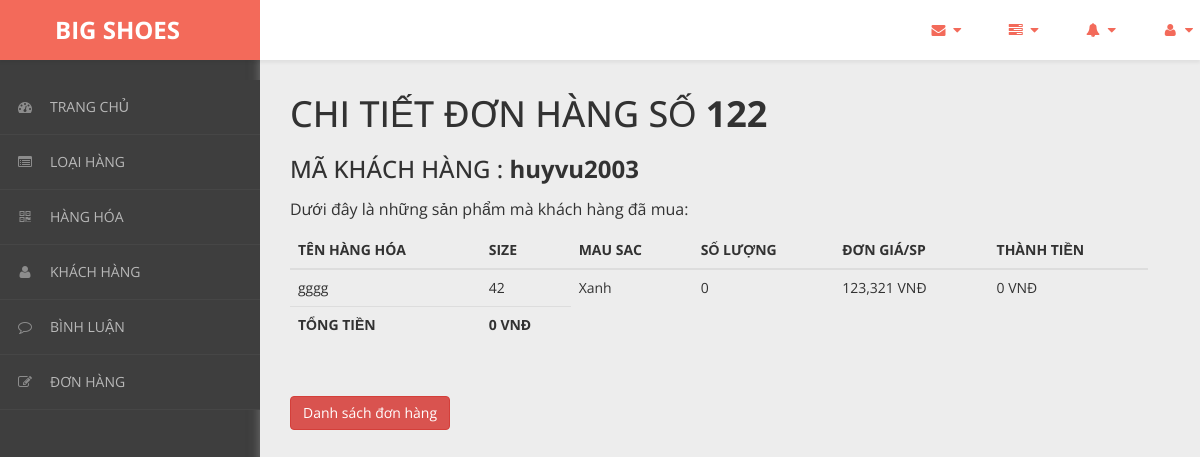
/admin/content/hoa-don/chi-tiet-hoa-don.php?ma_hd=122&ma_kh=huyvu2003, run on the app's committed database.
### tables this page shows
CREATE TABLE `hoa_don_chi_tiet` (
  `ma_hd` int(11) NOT NULL,
  `so_luong` int(11) NOT NULL,
  `don_gia` int(11) NOT NULL,
  `ma_hh` int(11) NOT NULL,
  `size` int(10) NOT NULL,
  `mausac` int(10) NOT NULL
);

CREATE TABLE `hang_hoa` (
  `ma_hh` int(11) NOT NULL,
  `ten_hh` varchar(50) NOT NULL,
  `hinh` varchar(50) NOT NULL,
  `don_gia` int(11) NOT NULL,
  `giam_gia` int(11) NOT NULL,
  `mo_ta` varchar(500) NOT NULL,
  `ma_loai` int(11) NOT NULL,
  `maSize` int(10) DEFAULT NULL,
  `maMau` int(10) NOT NULL,
  `so_luong` int(11) NOT NULL
);

### admin/dao/pdo.php (called while the page is built, shortened)
<?php
    function pdo_get_connection(){
        $pdo = new PDO("mysql:host=localhost;dbname=bigshoes",'root','');
        $pdo->setAttribute(PDO::ATTR_ERRMODE, PDO::ERRMODE_EXCEPTION);
        return $pdo;
    }
    function pdo_query($sql){
        $sql_args = array_slice(func_get_args(),1);
        try{
            $conn = pdo_get_connection();
            $stmt = $conn ->prepare($sql);
            $stmt -> execute($sql_args);
            $rows = $stmt -> fetchAll();
            return $rows;
        }catch(PDOException $e){
            throw $e;
        }finally{
            unset($conn);
        }
    }
    ?>

### admin/dao/hoa-don.php (called while the page is built, shortened)
<?php
    require_once ('pdo.php');
    function hoa_don_chi_tiet_select_by_id($ma_hd){
        $sql = "SELECT * FROM hoa_don_chi_tiet
        JOIN hang_hoa ON hoa_don_chi_tiet.ma_hh = hang_hoa.ma_hh
        WHERE hoa_don_chi_tiet.ma_hd=?";
        return pdo_query($sql,$ma_hd);
    }
?>

### admin/content/hoa-don/chi-tiet-hoa-don.php (the view, shortened to what this page needs)
<!DOCTYPE html>
<html xmlns="http://www.w3.org/1999/xhtml">
<head>
    <link href="../../../css/admin/css/bootstrap.css" rel="stylesheet" />
    <link href="../../../css/admin/css/font-awesome.css" rel="stylesheet" />
    <link href="../../../css/admin/css/custom-styles.css" rel="stylesheet" />
</head>
<body>
    <div id="wrapper">
        <nav class="navbar navbar-default top-navbar" role="navigation">
            <div class="navbar-header">
                <a class="navbar-brand" href="../../../../bigshoes/trang-chinh/"><strong style = "margin-left: 40px;">BIG SHOES</strong></a>
            </div>
            <ul class="nav navbar-top-links navbar-right">
                <li class="dropdown">
                    <a class="dropdown-toggle" data-toggle="dropdown" href="#" aria-expanded="false">
                        <i class="fa fa-envelope fa-fw"></i> <i class="fa fa-caret-down"></i>
                    </a>
                </li>
                <li class="dropdown">
                    <a class="dropdown-toggle" data-toggle="dropdown" href="#" aria-expanded="false">
                        <i class="fa fa-tasks fa-fw"></i> <i class="fa fa-caret-down"></i>
                    </a>
                </li>
                <li class="dropdown">
                    <a class="dropdown-toggle" data-toggle="dropdown" href="#" aria-expanded="false">
                        <i class="fa fa-bell fa-fw"></i> <i class="fa fa-caret-down"></i>
                    </a>
                </li>
                <li class="dropdown">
                    <a class="dropdown-toggle" data-toggle="dropdown" href="#" aria-expanded="false">
                        <i class="fa fa-user fa-fw"></i> <i class="fa fa-caret-down"></i>
                    </a>
                </li>
            </ul>
        </nav>
        <nav class="navbar-default navbar-side" role="navigation">
            <div class="sidebar-collapse">
                <ul class="nav" id="main-menu">
                    <li>
                        <a href="../thong-ke/thong-ke-list.php"><i class="fa fa-dashboard"></i>TRANG CHỦ</a>
                    </li>
                    <li>
                        <a href="../loai-hang/loai-hang-list.php"><i class="fa fa-list-alt" aria-hidden="true"></i>LOẠI HÀNG</a>
                    </li>
                    <li>
                        <a href="../hang-hoa/hang-hoa-list.php"><i class="fa fa-qrcode"></i>HÀNG HÓA</a>
                    </li>
                    <li>
                        <a href="../khach-hang/khach-hang-list.php"><i class="fa fa-user"></i>KHÁCH HÀNG</a>
                    </li>
                    <li>
                        <a href="../binh-luan/binh-luan-list.php"><i class="fa fa-comment-o" aria-hidden="true"></i>BÌNH LUẬN</a>
                    </li>
                    <li>
                    <a href="../hoa-don/hoa-don-list.php"><i class="fa fa-edit"></i>ĐƠN HÀNG</a>
                    </li>
                </ul>
            </div>
        </nav>
        <div id="page-wrapper">
		  <div class="header">
                                <?php
                                require_once ('../../../admin/dao/hoa-don.php');
                                extract($_REQUEST);
                                $items = hoa_don_chi_tiet_select_by_id($ma_hd);
                                $Total = 0;
                            ?>
                        <div class="page-header">
                            <h1>CHI TIẾT ĐƠN HÀNG SỐ <b><?=$ma_hd?></b></h1><br>
                            <h3>MÃ KHÁCH HÀNG : <b><?=$ma_kh;?></b></h3>
                            <p>Dưới đây là những sản phẩm mà khách hàng đã mua: </p>
                            <table class="table table-hover">
                                <thead>
                                  <tr>
                                    <th>TÊN HÀNG HÓA</th>
                                    <th>SIZE</th>
                                    <th>MAU SAC</th>
                                    <th>SỐ LƯỢNG</th>
                                    <th>ĐƠN GIÁ/SP</th>
                                    <th>THÀNH TIỀN</th>
                                  </tr>
                                </thead>
                                <tbody>
                                <?php
                                    foreach($items as $item){
                                        extract($item);
                                ?>
                                  <tr>
                                    <td><?=$ten_hh?></td>
                                    <td>
                                        <?php
                                            if($size == 1){
                                                echo "37";
                                            }elseif($size == 2){
                                                echo "38";
                                            }elseif($size == 3){
                                                echo "39";
                                            }elseif($size == 4){
                                                echo "40";
                                            }elseif($size == 5){
                                                echo "41";
                                            }else{
                                                echo "42";
                                            }
                                        ?>
                                    </td>
                                    <td>
                                        <?php
                                            if($mausac == 1){
                                                echo "Đen";
                                            }elseif($mausac == 2){
                                                echo "Trắng";
                                            }elseif($mausac == 3){
                                                echo "Nâu";
                                            }else{
                                                echo "Xanh";
                                            }
                                        ?>
                                    </td>
                                    <td><?=$so_luong?></td>
                                    <td><?=number_format($don_gia)?> VNĐ</td>
                                    <td><?=number_format($don_gia * $so_luong); $Total +=($don_gia * $so_luong)?> VNĐ</td>
                                  </tr>
                                <?php } ?>
                                <tr>
                                    <td><b>TỔNG TIỀN</b></td>
                                    <td><b><?=number_format($Total) ?> VNĐ</b></td>
                                </tr>
                                </tbody>
                              </table>
                        </div>
                        <a href="hoa-don-list.php"><button class="btn btn-danger">Danh sách đơn hàng</button></a>
		</div>
            </div>
        </div>
</body>
</html>

### css/admin/css/custom-styles.css (style rules this page uses)
body { font-family: 'Open Sans', sans-serif; background: #3E3E3E; }
#wrapper { width: 100%; }
#page-wrapper { padding: 15px 15px; min-height: 600px; background: #EDEDED; }
h1, .h1, h2, .h2, h3, .h3 { margin-top: 7px; margin-bottom: -5px; }
p { font-size:16px; line-height:25px; padding-top:20px; }
.navbar-side { z-index: 0; }
.navbar-side .nav > li > a > i { color: #8C8C8C;padding: 8px;width: 30px;text-align: center; }
.top-navbar { position: fixed; width: 100%; z-index: 300; -webkit-box-shadow: 0 3px 3px rgba(0, 0, 0, 0.05); -moz-box-shadow: 0 3px 3px rgba(0, 0, 0, 0.05); box-shadow: 0 3px 3px rgba(0, 0, 0, 0.05); }
.navbar-side { z-index: 1; position: fixed; width: 260px; top: 80px; }
#page-wrapper { position: relative; top: 55px; box-shadow: 0 0 10px #757575; -moz-box-shadow: 0 0 10px #757575; -webkit-box-shadow: 0 0 10px #757575; }
.page-header { margin: 0;border-bottom: 1px solid transparent;text-align: left;background-color: rgb(237, 237, 237);padding: 32px 22px 32px 0;color: #323232; }
.header { margin: 0 30px; }
.top-navbar { margin:0px; }
.top-navbar .navbar-brand { color: #fff;width: 260px;text-align: left;height: 60px;font-size: 24px;font-weight: 700;line-height: 30px;background: #F36A5A; }
.top-navbar .nav > li { position: relative; display: inline-block; margin: 0px; padding: 0px; }
.top-navbar .nav > li > a { position: relative; display: block; padding: 20px;color: #FFFFFF; margin: 0px; }
.sidebar-collapse , .sidebar-collapse .nav { background:none; }
.sidebar-collapse .nav { padding:0; }
.sidebar-collapse .nav > li > a { color: #B8B8B8; background:transparent; text-shadow:none; font-size: 14px; }
.sidebar-collapse > .nav > li > a { padding: 12px 10px; }
.sidebar-collapse > .nav > li { border-bottom: 1px solid rgba(107, 108, 109, 0.19); }
.navbar-side { border:none; background: #3E3E3E; }
.top-navbar { background: #FFFFFF; border-bottom:none; }
.top-navbar .nav > li > a > i { margin-right: 2px; }
.navbar-default { border:0px solid black; }
.navbar-header { background: transparent; }
.nav > li > a > i { margin-right:10px; color: rgb(243, 106, 90); }
@media (min-width:768px) { #page-wrapper { margin: 0 0 0 260px; padding: 0; min-height: 1200px; } }
@media (min-width:768px) { .navbar-side { width: 260px; z-index: 1; } }
@media (min-width:768px) { .navbar { border-radius: 0px; } }

### data on the page
hoa_don_chi_tiet: ma_hh.ten_hh "gggg", shows "42", shows "Xanh", ma_hh.so_luong "0", ma_hh.don_gia "123,321", $don_gia*$so_luong "0"

### other printed values
$ma_hd "122"
$ma_kh "huyvu2003"
$Total "0"
